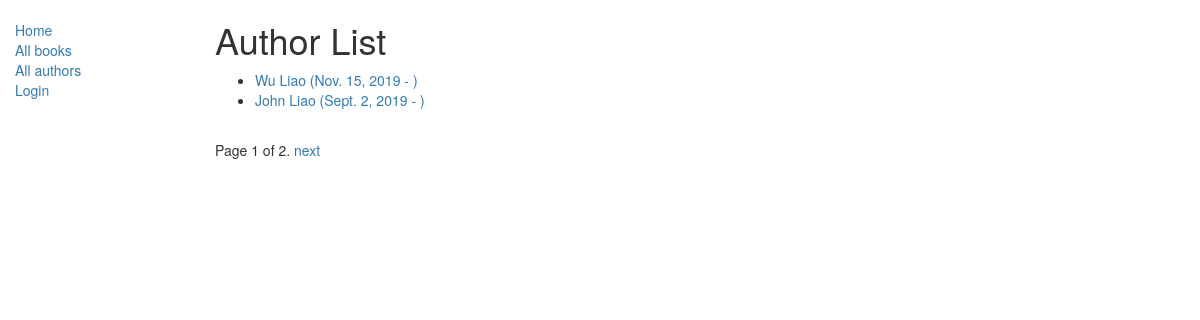
Screenshot of /catalog/authors/ with the database file from the repository.
### catalog/models.py (models this page shows, shortened)
class Author(models.Model):
      first_name = models.CharField(max_length=100)
      last_name = models.CharField(max_length=100)
      date_of_birth = models.DateField(null=True, blank=True)
      date_of_death = models.DateField('death', null=True, blank=True)
      def get_absolute_url(self):
       return reverse('author-detail', args=[str(self.id)])
      class Meta:
          ordering=['last_name']

### catalog/views.py (the view)
# urls.py: path('authors/', views.AuthorListView.as_view(), name='authors'),
class AuthorListView(generic.ListView):
    model = Author
    paginate_by=2
    template_name = 'books/my_arbitrary_template_name_list.html'  # Specify your own template name/locationclass
    def get_context_data(self, **kwargs):
            context = super(AuthorListView, self).get_context_data(**kwargs)
            context['some_data'] = 'This is just some data'
            return context

### catalog/templates/catalog/author_list.html
{% extends "base_generic.html" %}
{% block content %}
    <h1>Author List</h1>
    {% if author_list %}
    <ul>
      {% for author in author_list %}
      <li>
      <a href="{{ author.get_absolute_url }}">{{ author.first_name }} {{ author.last_name }} ({{author.date_of_birth}} - {% if author.date_of_death %} {{author.date_of_death}} {% endif %} ) </a>
      </li>
      {% endfor %}
    </ul>
    {% else %}
      <p>There are no authors in the library.</p>
    {% endif %}
{% endblock %}

### rows the page displays
Author: first_name "Wu", last_name "Liao", date_of_birth "Nov. 15, 2019"
Author: first_name "John", last_name "Liao", date_of_birth "Sept. 2, 2019"

### other values shown
{{ page_obj.number }} "1"
{{ page_obj.paginator.num_pages }} "2"
